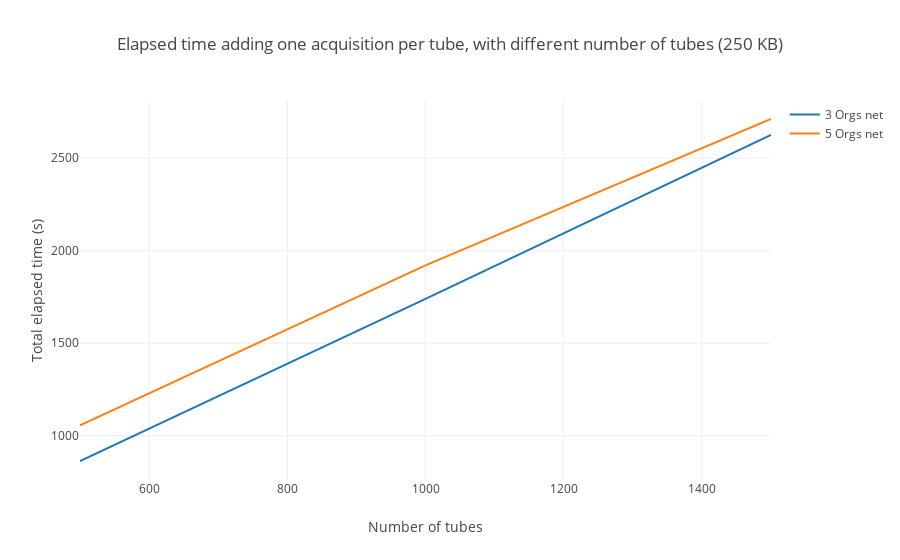

Notebook code for this chart:
### Markdown cell above
### Elapsed time adding one acquisition per tube, with different number of tubes (250 KB file size)

### Code cell
# 3 Orgs net data
threeOrgs = [862.7493, 1738.8425, 2625.2902]
# 5 Orgs net data
fiveOrgs = [1054.9542, 1919.9872, 2711.5517]

#totalAcquisition("250 KB", threeOrgs)
totalAcquisition("250 KB", threeOrgs, fiveOrgs)

### Figure 1 — Plotly figure (JSON) as saved in the notebook; plotly's stock layout.template omitted (floating-point values rounded to 4 significant figures)
{"data": [{"mode": "lines", "name": "3 Orgs net", "type": "scatter", "uid": "02df221a-1f40-4170-9512-7bc350e790d6", "x": [500, 1000, 1500], "y": [862.7, 1739.0, 2625.0]}, {"mode": "lines", "name": "5 Orgs net", "type": "scatter", "uid": "0a06f580-046f-4c7b-b758-932d7655bc0b", "x": [500, 1000, 1500], "y": [1055.0, 1920.0, 2712.0]}], "layout": {"barmode": "group", "title": {"text": "Elapsed time adding one acquisition per tube, with different number of tubes (250 KB)"}, "xaxis": {"range": [500, 1500], "title": {"text": "Number of tubes"}}, "yaxis": {"title": {"text": "Total elapsed time (s)"}}}}
